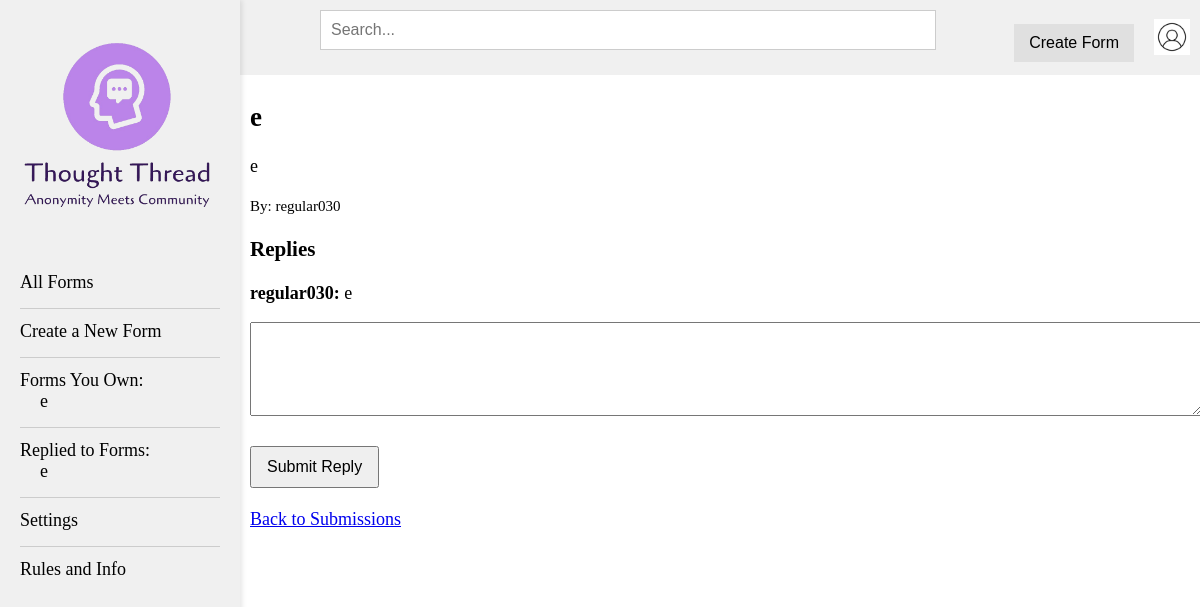
/submission/1 (signed in), run on the app's committed database.
### app.py (models this page shows)
class Submission(db.Model):
    id = db.Column(db.Integer, primary_key=True)
    username = db.Column(db.String(150), nullable=False)
    title = db.Column(db.String(100), nullable=False)
    content = db.Column(db.Text, nullable=False)
    is_anonymous = db.Column(db.Boolean, default=False)

class Reply(db.Model):
    id = db.Column(db.Integer, primary_key=True)
    submission_id = db.Column(db.Integer, db.ForeignKey('submission.id'), nullable=False)
    username = db.Column(db.String(150), nullable=False)
    content = db.Column(db.Text, nullable=False)
    submission = db.relationship('Submission', backref=db.backref('replies', lazy=True))

### app.py (the view, shortened to what this page needs)
@app.route('/submission/<int:submission_id>', methods=['GET', 'POST'])
@login_required
def view_submission(submission_id):
    submission = Submission.query.get_or_404(submission_id)
    return render_template('view_submission.html', submission=submission)

### app.py (called while the page is built)
def login_required(f):
    @wraps(f)
    def decorated_function(*args, **kwargs):
        if not session.get('logged_in'):
            flash('Please log in to access this page.')
            return redirect(url_for('login'))
        return f(*args, **kwargs)
    return decorated_function

@app.context_processor
def inject_forms():
    if 'user_id' in session:
        user_submissions = Submission.query.filter_by(username=session.get('username')).order_by(Submission.id.desc()).limit(5).all()
        user_replies = Reply.query.filter_by(username=session.get('username')).order_by(Reply.id.desc()).limit(5).all()
        replied_to_forms = [Submission.query.get(reply.submission_id) for reply in user_replies]
        return dict(forms_you_own=user_submissions, replied_to_forms=replied_to_forms)
    return dict(forms_you_own=[], replied_to_forms=[])

### templates/view_submission.html (shortened to what this page needs)
{% extends 'base.html' %}
{% block content %}
    <div>
        <h2>{{ submission.title }}</h2>
        <p>{{ submission.content }}</p>
        <p><small>By: {{ 'Anonymous' if submission.is_anonymous else submission.username }}</small></p>
        <h3>Replies</h3>
        {% for reply in submission.replies %}
            <div>
                <p><strong>{{ reply.username }}:</strong> {{ reply.content }}</p>
            </div>
        {% endfor %}
    </div>
    <form action="{{ url_for('view_submission', submission_id=submission.id) }}" method="POST">
        <textarea name="content" rows="4" cols="50"></textarea><br>
        <input type="submit" value="Submit Reply">
    </form>
    <br>
    <a href="{{ url_for('submissions') }}">Back to Submissions</a>
{% endblock %}

### templates/base.html (shortened to what this page needs)
<!DOCTYPE html>
<html lang="en">
<head>
</head>
<body>
    {% if not request.path.endswith('/login') %}
    <div class="sidebar">
        <img src="{{ url_for('static', filename='logo.png') }}" alt="Logo">
        <ul>
            <li><a href="{{ url_for('submissions') }}">All Forms</a></li>
            <div class="divider"></div>
            <li><a href="{{ url_for('create') }}">Create a New Form</a></li>
            <div class="divider"></div>
            <li class="subsection">
                <a href="#" class="subsection">Forms You Own:</a>
                <ul>
                    {% for form in forms_you_own %}
                        <li><a href="{{ url_for('view_submission', submission_id=form.id) }}">{{ form.title }}</a></li>
                    {% endfor %}
                </ul>
            </li>
            <div class="divider"></div>
            <li class="subsection">
                <a href="#" class="subsection-header">Replied to Forms:</a>
                <ul>
                    {% for form in replied_to_forms %}
                        <li><a href="{{ url_for('view_submission', submission_id=form.id) }}">{{ form.title }}</a></li>
                    {% endfor %}
                </ul>
            </li>
            <div class="divider"></div>
            <li><a href="#" onclick="showModal()">Settings</a></li>
            <div class="divider"></div>
            <li><a href="{{ url_for('about') }}">Rules and Info</a></li>
        </ul>
    </div>
    <div class="top-bar">
        <div class="search-bar">
            <input id="searchInput" type="text" placeholder="Search...">
        </div>
        <a href="{{ url_for('create') }}"><button>Create Form</button></a>
        <div class="icon">
            <img src="{{ url_for('static', filename='user.jpg') }}" alt="User Icon">
        </div>
    </div>
    {% endif %}
    <div class="content">
        {% block content %}{% endblock %}
    </div>
</body>
</html>

### templates/base.html (style rules this page uses)
body { font-size: 18px; background-color: #ffffff; color: #000000; margin: 0; padding: 0; }
.top-bar { width: calc(100% - 200px); display: flex; justify-content: space-between; align-items: center; padding: 10px 20px; background-color: #f0f0f0; position: fixed; left: 200px; top: 0; z-index: 10; }
.search-bar { flex-grow: 1; margin: 0 100px; }
.search-bar input { width: 100%; padding: 10px; font-size: 16px; background-color: #ffffff; color: #000000; border: 1px solid #cccccc; }
.top-bar button { padding: 10px 15px; font-size: 16px; cursor: pointer; background-color: #e0e0e0; color: #000000; border: none; margin-right: 20px; }
.icon img { width: 36px; height: 36px; border: none; cursor: pointer; margin-right: 30px; margin-top: 4px; }
.sidebar { position: fixed; top: 0; left: 0; width: 200px; height: 100vh; padding: 20px; font-size: 20px; background-color: #f0f0f0; box-shadow: 2px 0 5px rgba(0, 0, 0, 0.1); z-index: 11; display: flex; flex-direction: column; align-items: center; }
.sidebar img { width: 400px; margin-bottom: 10px; }
.sidebar ul { list-style-type: none; padding: 0; width: 100%; }
.sidebar li { margin-bottom: 15px; }
.sidebar a { text-decoration: none; color: inherit; font-size: 18px; }
.sidebar .subsection > a { cursor: default; }
.sidebar .subsection ul { padding-left: 20px; }
.sidebar .subsection ul li { font-size: 14px; margin-bottom: 10px; }
.sidebar .divider { border-bottom: 1px solid #cccccc; margin: 10px 0; }
.content { margin-left: 230px; margin-top: 60px; padding: 20px; width: calc(100% - 230px); box-sizing: border-box; background-color: #ffffff; color: #000000; }
input[type="text"], textarea { width: 100%; padding: 10px; margin-bottom: 15px; font-size: 16px; }
input[type="submit"], button { padding: 10px 15px; font-size: 16px; cursor: pointer; margin-top: 10px; }

### data on the page
Submission: title "e"
Reply: username "regular030", content "e"
